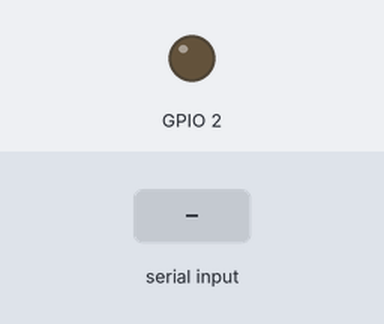
Bench run of a program on a simulated ESP32. Parts: output pins drawn as LEDs (lit = HIGH). Dashed ring = blinking. The inputs (shaded band) are chosen by the test bench. What the program prints to the serial monitor is not drawn.

Above: at 1.2 s.
1.3 s: "pisca\n" received over Serial
At 4.2 s:
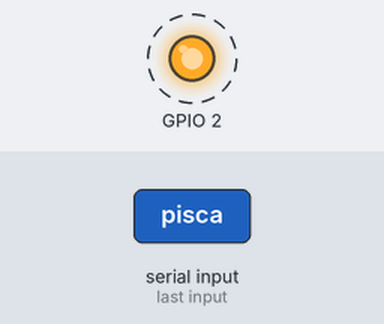
4.3 s: "liga\n" received over Serial
At 5.0 s:
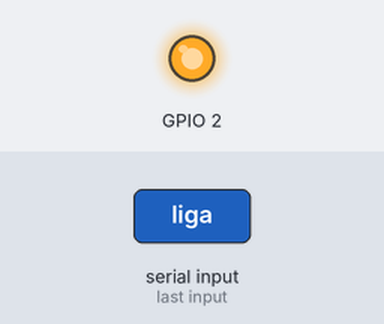
5.8 s: "desliga\n" received over Serial
At 6.5 s:
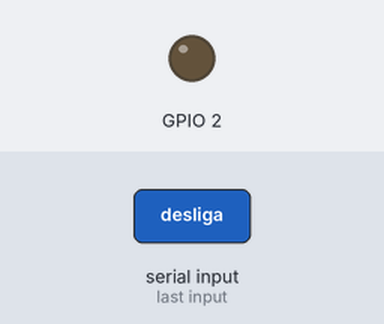
Timing chart, 0 to 8.8 s (numbered marks = the images above; inputs shaded):
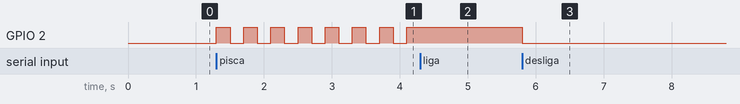

The program:

main.cpp
```cpp
#include <Arduino.h>

void setup()
{
  Serial.begin(9600);
  pinMode(2, OUTPUT);
}

void loop()
{
  static bool piscaLed = false;
  static bool estadoLed = false;
  static int  Velocidade = 200;

  if (Serial.available())
  {
    String texto = Serial.readStringUntil('\n'); // vou ler o serial ate ter um enter
    Serial.printf("Voce digitou: %s\n\r", texto);
    texto.trim();

    if (texto.equals("liga"))
    {
      estadoLed = true;
      piscaLed = false;
    }
    else if (texto.equals("desliga"))
    {
      estadoLed = false;
      piscaLed = false;
    }
    else if (texto.equals("pisca"))
    {
      piscaLed = true;
    }
    else if (texto.equals("mais rapido"))
    {
      piscaLed = true;
      Velocidade -= 100;
    }
    else if (texto.equals("mais devagar"))
    {
      piscaLed = true;
      Velocidade += 100;
    }
    else
    {
      Serial.println("Comando Nao Encontrado");
    }
  }

  if (piscaLed == true)
  {
    unsigned long tempoAtual = millis();
    static unsigned long tempoInicial = 0;

    if (tempoAtual - tempoInicial >= Velocidade)
    {
      estadoLed = !estadoLed;
      tempoInicial = tempoAtual;
    }
  }

  digitalWrite(2, estadoLed);
}

//* LER APENAS UM CARACTER
// void loop()
// {
//   if (Serial.available())
//   {
//     char caracter = Serial.read();
//     Serial.printf("Recebido letra: %c\n\r", caracter);

//     if (caracter == 'a')
//     {
//       digitalWrite(2, HIGH);
//     }
//     else if (caracter == 'b')
//     {
//       digitalWrite(2, LOW);
//     }
//   }
// }
```

Measured:
- after the input at 1.3 s, GPIO 2: alternates HIGH for 0.20 s and LOW for 0.20 s, starting at once
- after the input at 4.3 s, GPIO 2: stops changing and stays HIGH
- after the input at 5.8 s, GPIO 2: HIGH → LOW at once
